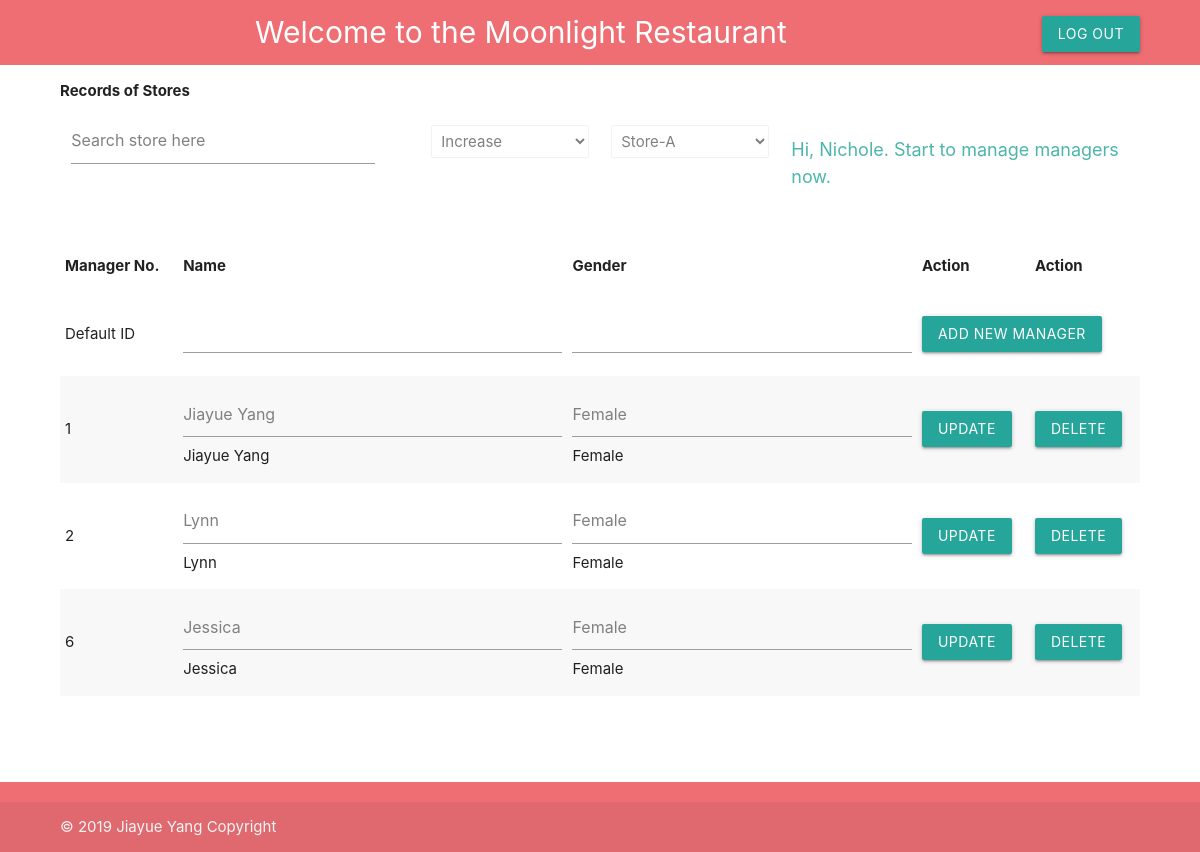
Screenshot of /Manager-Manager/ with the database file from the repository.
### menuserve/models.py (models this page shows)
class Manager(models.Model):
    name = models.CharField(max_length=20)
    gender = models.CharField(max_length=20,default='male')

### menuserve/views.py (the view, shortened to what this page needs)
# urls.py: url(r'^Manager-Manager/',managermanager,name="managermanager"),
def managermanager(request):
    content={}
    content["show"]=""
    managers = Manager.objects.all()
    return render(request,"Manager-Manager.html",{"managers":managers})

### menuserve/templates/Manager-Manager.html (shortened to what this page needs)
<!DOCTYPE html>
    <html lang="en-US">
    <head>
        {% load static %}
        <link type="text/css" rel="stylesheet" href="{% static 'css/materialize.min.css' %}"  media="screen"/>
        {% load static %}
        <link type="text/css" rel="stylesheet" href="{% static 'css/additional.css' %}" charset="utf-8"  />
    </head>
    <body>
        <header class="menu-page-header">
                <div class="grid-example col s12" id="welcomeheadline">
                    Welcome to the Moonlight Restaurant
                    <a href="{% url 'managermain' %}" class="waves-effect waves-light btn" id="logout">Log Out</a>
                </div>
        </header>
        <div class="general-container">
          <p id="headlineofmanagement">
            <b>
            Records of Stores
          </b>
          </p>
          <div class="row" class="table-margin-top">
            <div class="col s4">
                <form class="search-bar-management">
                    <input type="text" name="search" value="Search store here" >
                </form>
            </div>
            <div class="col s2">
            <form>
                <select class="select-management">
                      <option >Increase</option>
                </select>
            </form>
            </div>
            <div class="col s2">
            <form>
                <select class="select-management">
                     <option >Store-A</option>
                </select>
            </form>
            </div>
            <div class="col s4">
                <p id="loginfo">
                    Hi, Nichole. Start to manage  managers now.
                   </p>
            </div>
        </div>
            <div class="record-table">
        <table class="striped" >
            <thead>
              <tr>
                  <th>Manager No.</th>
                  <th>Name</th>
                  <th>Gender</th>
                  <th>Action</th>
                  <th>Action</th>
              </tr>
            </thead>
            <tbody>
                <form action="#" method="POST">
                    <tr>
                        <td>Default ID</td>
                        <td>
                            <input type="text" id="status" class="taskName" name="name" required>
                    </td>
                    <td>
                        <input type="text" id="status" class="taskName" name="gender" required>
                    </td>
                    <td colspan="2">
                        <button class="waves-effect waves-light btn" name="ManagerAdd" type="submit">
                            Add New Manager
                          </button>
                      </td>
                    </tr>
                    </form>
                    {% for manager in managers %}
                    <tr>
                          <form action="#" method="POST">
                      <td>{{manager.id}}</td>
                      <td> <input type="text" name="input_managername" value="{{manager.name}}">{{manager.name}}</td>
                      <td><input type="text" name="input_managergender" value="{{manager.gender}}">{{manager.gender}}</td>
                      <td>
                          <button class="waves-effect waves-light btn" name = "ManagerUpdate" id="{{ manager.id }}" value="{{ manager.id }}" type="submit">Update</button>
                      </td>
                      </form>
                      <td>
                              <form action="#" method="POST">
                                      <button class="waves-effect waves-light btn" name = "ManagerDelete" id="{{ manager.id }}" value="{{ manager.id }}" type="submit">Delete</button>
                      </form>
                      </td>
                    </tr>
                    {% endfor %}
            </tbody>
          </table>
          </div>
          </div>
          <footer class="page-footer">
                <div class="footer-copyright">
                  <div class="general-container">
                  <a class="grey-text text-lighten-4" style="text-align:center" href="#!">© 2019 Jiayue Yang Copyright </a>
                  </div>
                </div>
              </footer>
        </body>
</html>

### menuserve/static/css/additional.css (style rules this page uses)
#welcomeheadline { background-color:#ee6e73;padding-bottom: 10px; padding-top: 10px; }
.search-bar-management { width: 90%; }
.record-table { overflow-y: scroll; margin-bottom: 5%; }
.select-management { display:table; height: 5%; margin-top: 5%;color: grey; }
#logout { float: right; margin-right: 5%;margin-top: 0.5%; }
#loginfo { color: #4db6ac; font-size: 18px; }
.general-container { margin: 0 auto; width: 90%; }
input[type=text] { color: grey !important; }
.menu-page-header { color: white; font-size: 30px; text-align: center; }
button { position: relative; cursor: pointer; display: inline-block; overflow: hidden; -webkit-user-select: none; -moz-user-select: none; -ms-user-select: none; user-select: none; -webkit-tap-highlight-color: transparent; vertical-align: middle; z-index: 1; -webkit-transition: .3s ease-out; transition: .3s ease-out; background-color: rgba(255, 255, 255, 0.45); }

### rows the page displays
Manager: id "1", input_managername "Jiayue Yang", name "Jiayue Yang", input_managergender "Female", gender "Female"
Manager: id "2", input_managername "Lynn", name "Lynn", input_managergender "Female", gender "Female"
Manager: id "6", input_managername "Jessica", name "Jessica", input_managergender "Female", gender "Female"
